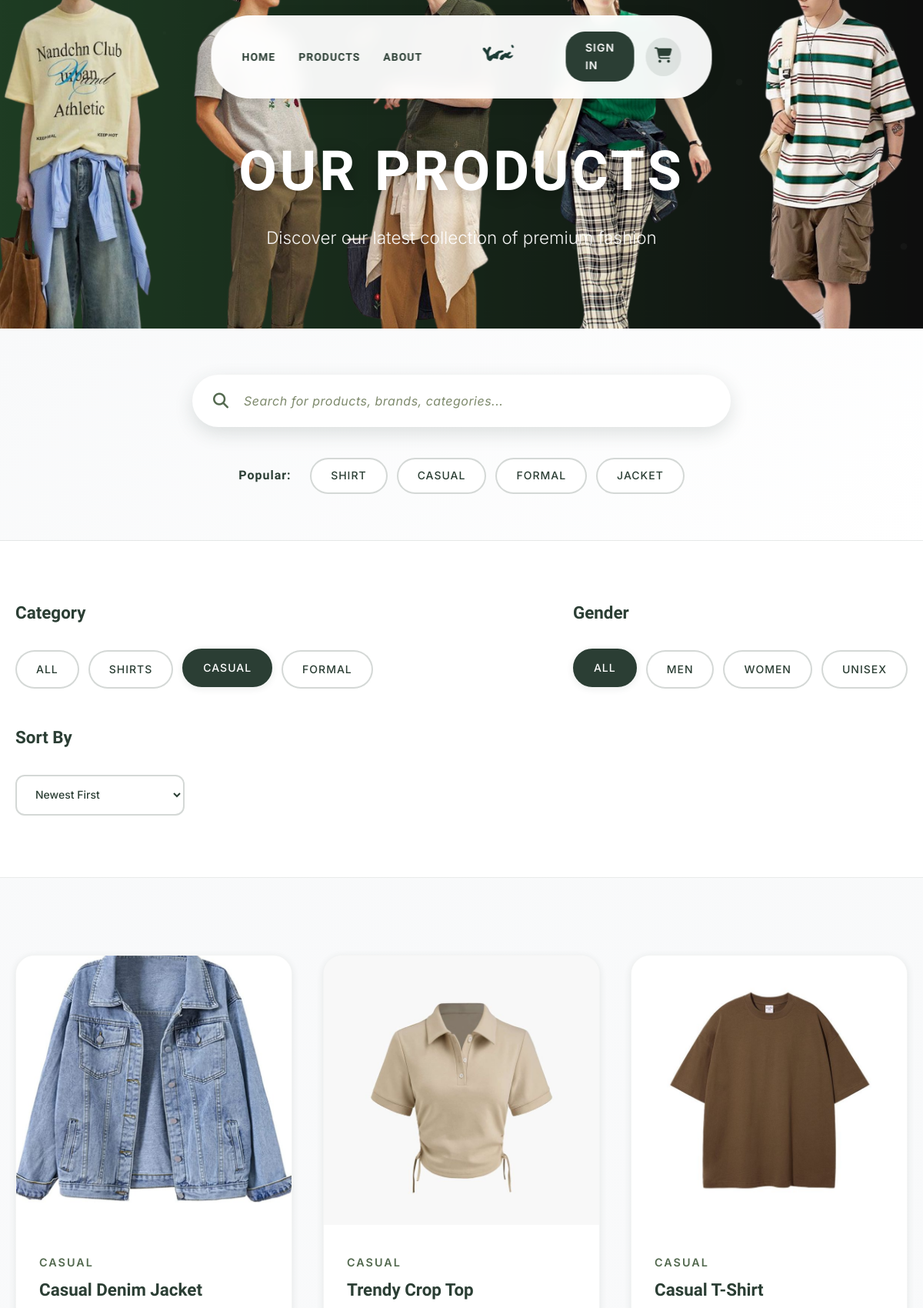
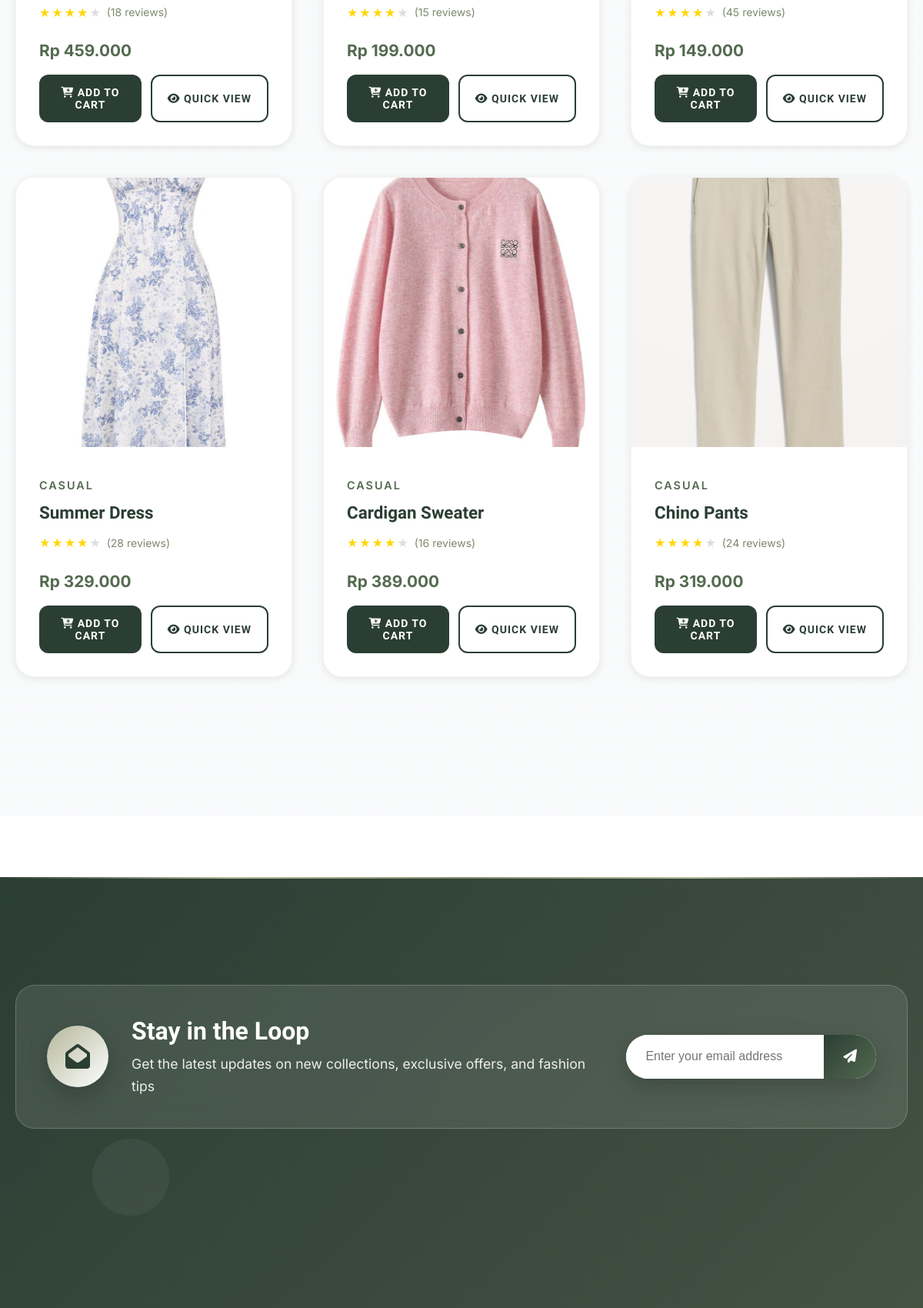
Page /products.php?category=casual (upper part) on the committed database (2 pictures, top to bottom).
### tables this page shows
CREATE TABLE products (
    id INT AUTO_INCREMENT PRIMARY KEY,
    name VARCHAR(100) NOT NULL,
    description TEXT,
    price DECIMAL(10,2) NOT NULL,
    category ENUM('shirts', 'casual', 'formal') NOT NULL,
    gender ENUM('men', 'women', 'unisex') NOT NULL,
    image VARCHAR(255) NOT NULL DEFAULT 'placeholder.jpg',
    stock INT NOT NULL DEFAULT 0,
    rating DECIMAL(2,1) DEFAULT 0.0,
    total_reviews INT DEFAULT 0,
    sizes JSON DEFAULT ('["S", "M", "L", "XL"]'),
    featured BOOLEAN DEFAULT FALSE,
    created_at TIMESTAMP DEFAULT CURRENT_TIMESTAMP,
    updated_at TIMESTAMP DEFAULT CURRENT_TIMESTAMP ON UPDATE CURRENT_TIMESTAMP
);

### classes/Product.php (called while the page is built, shortened)
<?php
class Product {
    private $conn;
    private $table_name = "products";
    public function __construct($db) {
        $this->conn = $db;
    }
    public function getByCategory($category, $limit = null, $sort = 'created_at DESC') {
        $query = "SELECT * FROM " . $this->table_name . " WHERE category = ? AND stock > 0 ORDER BY " . $sort;
        $stmt = $this->conn->prepare($query);
        $stmt->bindParam(1, $category);
        $stmt->execute();
        return $stmt;
    }
}
?>

### products.php (the view, shortened to what this page needs)
<?php
$additional_css = ['products.css'];
require_once 'classes/Product.php';
$database = new Database();
$db = $database->getConnection();
$product = new Product($db);
$category = isset($_GET['category']) ? $_GET['category'] : 'all';
$gender = isset($_GET['gender']) ? $_GET['gender'] : 'all';
$search = isset($_GET['search']) ? trim($_GET['search']) : '';
$sort = isset($_GET['sort']) ? $_GET['sort'] : 'created_at DESC';
if (!empty($search)) {
    $products_result = $product->search($search, $category, $gender, $sort);
} else if ($category != 'all') {
    $products_result = $product->getByCategory($category, null, $sort);
} else if ($gender != 'all') {
    $products_result = $product->getByGender($gender, null, $sort);
} else {
    $products_result = $product->getAll(null, null, $sort);
}
include 'includes/header.php';
?>
<section class="products-header">
    <div class="container">
        <h1>Our Products</h1>
        <p>Discover our latest collection of premium fashion</p>
    </div>
</section>
<section class="search-section">
    <div class="container">
        <div class="search-container">
            <div class="search-box">
                <i class="fas fa-search search-icon"></i>
                <input type="text" id="search-input" placeholder="Search for products, brands, categories..." value="<?php echo htmlspecialchars($search); ?>">
            </div>
        </div>
        <div class="popular-searches">
            <span class="popular-label">Popular:</span>
            <div class="popular-tags">
                <a href="products.php?search=shirt" class="popular-tag">Shirt</a>
                <a href="products.php?search=casual" class="popular-tag">Casual</a>
                <a href="products.php?search=formal" class="popular-tag">Formal</a>
                <a href="products.php?search=jacket" class="popular-tag">Jacket</a>
            </div>
        </div>
    </div>
</section>
<section class="filters-section">
    <div class="container">
        <div class="filters-container">
            <div class="filter-group">
                <h3>Category</h3>
                <div class="filter-options">
                    <a href="products.php?gender=<?php echo $gender; ?>&sort=<?php echo $sort; ?>"
                       class="filter-option <?php echo $category == 'all' ? 'active' : ''; ?>">All</a>
                    <a href="products.php?category=shirts&gender=<?php echo $gender; ?>&sort=<?php echo $sort; ?>"
                       class="filter-option <?php echo $category == 'shirts' ? 'active' : ''; ?>">Shirts</a>
                    <a href="products.php?category=casual&gender=<?php echo $gender; ?>&sort=<?php echo $sort; ?>"
                       class="filter-option <?php echo $category == 'casual' ? 'active' : ''; ?>">Casual</a>
                    <a href="products.php?category=formal&gender=<?php echo $gender; ?>&sort=<?php echo $sort; ?>"
                       class="filter-option <?php echo $category == 'formal' ? 'active' : ''; ?>">Formal</a>
                </div>
            </div>
            <div class="filter-group">
                <h3>Gender</h3>
                <div class="filter-options">
                    <a href="products.php?category=<?php echo $category; ?>&sort=<?php echo $sort; ?>"
                       class="filter-option <?php echo $gender == 'all' ? 'active' : ''; ?>">All</a>
                    <a href="products.php?category=<?php echo $category; ?>&gender=men&sort=<?php echo $sort; ?>"
                       class="filter-option <?php echo $gender == 'men' ? 'active' : ''; ?>">Men</a>
                    <a href="products.php?category=<?php echo $category; ?>&gender=women&sort=<?php echo $sort; ?>"
                       class="filter-option <?php echo $gender == 'women' ? 'active' : ''; ?>">Women</a>
                    <a href="products.php?category=<?php echo $category; ?>&gender=unisex&sort=<?php echo $sort; ?>"
                       class="filter-option <?php echo $gender == 'unisex' ? 'active' : ''; ?>">Unisex</a>
                </div>
            </div>
            <div class="sort-group">
                <h3>Sort By</h3>
                <select id="sort-select" onchange="updateSort()">
                    <option value="created_at DESC" <?php echo $sort == 'created_at DESC' ? 'selected' : ''; ?>>Newest First</option>
                </select>
            </div>
        </div>
    </div>
</section>
<section class="products-section">
    <div class="container">
        <div class="products-grid" id="products-grid">
            <?php
            while ($row = $products_result->fetch(PDO::FETCH_ASSOC)):
            ?>
                <div class="product-card fade-in" data-id="<?php echo $row['id']; ?>" data-name="<?php echo strtolower($row['name']); ?>" data-category="<?php echo $row['category']; ?>">
                    <img src="assets/images/products/<?php echo $row['image']; ?>"
                         alt="<?php echo htmlspecialchars($row['name']); ?>"
                         class="product-image"
                         onclick="quickView(<?php echo $row['id']; ?>)">
                    <div class="product-info">
                        <div class="product-category"><?php echo strtoupper($row['category']); ?></div>
                        <h3 class="product-name"><?php echo htmlspecialchars($row['name']); ?></h3>
                        <div class="product-rating">
                            <div class="stars">
                                <?php
                                $rating = $row['rating'] ?? 0;
                                for ($i = 1; $i <= 5; $i++):
                                ?>
                                    <span class="star <?php echo $i <= $rating ? '' : 'empty'; ?>">★</span>
                                <?php endfor; ?>
                            </div>
                            <span class="rating-text">(<?php echo $row['total_reviews'] ?? 0; ?> reviews)</span>
                        </div>
                        <div class="product-price">Rp <?php echo number_format($row['price'], 0, ',', '.'); ?></div>
                        <div class="product-actions">
                            <button class="btn-add-cart" onclick="addToCart(<?php echo $row['id']; ?>)">
                                <i class="fas fa-cart-plus"></i> Add to Cart
                            </button>
                                <button class="btn-quick-view" onclick="quickView(<?php echo $row['id']; ?>)">
                                    <i class="fas fa-eye"></i> Quick View
                                </button>
                        </div>
                    </div>
                </div>
            <?php endwhile; ?>
        </div>
    </div>
</section>
<?php include 'includes/footer.php'; ?>

### includes/header.php (shortened to what this page needs)
<!DOCTYPE html>
<html lang="id">
<head>
    <link rel="stylesheet" href="assets/css/styles.css">
    <?php if(isset($additional_css)): ?>
        <?php foreach($additional_css as $css): ?>
            <link rel="stylesheet" href="assets/css/<?php echo $css; ?>">
        <?php endforeach; ?>
    <?php endif; ?>
    <link rel="stylesheet" href="https://cdnjs.cloudflare.com/ajax/libs/font-awesome/6.4.0/css/all.min.css">
</head>
<body>
    <nav class="navbar" id="navbar">
        <div class="nav-container">
            <div class="nav-links left">
                <a href="index.php">HOME</a>
                <a href="products.php">PRODUCTS</a>
                <a href="index.php#about">ABOUT</a>
            </div>
            <div class="nav-logo">
                <img src="assets/images/Yarac LOgo.png" alt="Yarac Logo" id="logo">
            </div>
            <div class="nav-auth">
                <?php if(isset($_SESSION['user_id'])): ?>
                    <a href="#" class="sign-in-btn" id="auth-btn" onclick="showProfile()">
                        <i class="fas fa-user-circle"></i>
                        <span><?php echo explode(' ', $_SESSION['user_name'])[0]; ?></span>
                    </a>
                <?php else: ?>
                    <a href="login.php" class="sign-in-btn" id="auth-btn">SIGN IN</a>
                <?php endif; ?>
                <div class="cart-icon" onclick="toggleCart()">
                    <i class="fas fa-shopping-cart"></i>
                </div>
            </div>
        </div>
    </nav>

### includes/footer.php (shortened to what this page needs)
    <footer class="footer">
        <div class="container">
            <div class="footer-newsletter">
                <div class="newsletter-content">
                    <div class="newsletter-icon">
                        <i class="fas fa-envelope-open"></i>
                    </div>
                    <div class="newsletter-text">
                        <h3>Stay in the Loop</h3>
                        <p>Get the latest updates on new collections, exclusive offers, and fashion tips</p>
                    </div>
                    <form class="newsletter-form-footer" id="footer-newsletter-form">
                        <div class="input-group">
                            <input type="email" name="email" placeholder="Enter your email address" required>
                            <button type="submit">
                                <i class="fas fa-paper-plane"></i>
                            </button>
                        </div>
                    </form>
                </div>
            </div>
            <div class="footer-content">
            </div>
            <div class="floating-elements">
                <div class="floating-shape shape-1"></div>
            </div>
        </div>
    </footer>
</body>
</html>

### includes/footer.php (style rules this page uses)
.footer { background: linear-gradient(135deg, var(--forest-green) 0%, var(--cypress) 50%, var(--olive-drab) 100%); color: white; position: relative; overflow: hidden; margin-top: 80px; }
.footer::before { content: ""; position: absolute; top: 0; left: 0; right: 0; height: 2px; background: linear-gradient(90deg, transparent, var(--lichen), var(--moss-green), var(--lichen), transparent); }
.footer-newsletter { background: rgba(255, 255, 255, 0.1); backdrop-filter: blur(20px); border-radius: 25px; padding: 40px; margin: 60px 0; border: 1px solid rgba(255, 255, 255, 0.2); }
.newsletter-content { display: flex; align-items: center; gap: 30px; flex-wrap: wrap; }
.newsletter-icon { width: 80px; height: 80px; background: linear-gradient(135deg, var(--lichen), white); border-radius: 50%; display: flex; align-items: center; justify-content: center; font-size: 2rem; color: var(--forest-green); box-shadow: 0 10px 30px rgba(0, 0, 0, 0.2); animation: pulse 2s infinite; }
.newsletter-text { flex: 1; min-width: 250px; }
.newsletter-text h3 { font-family: "League Spartan", sans-serif; font-size: 2rem; font-weight: 700; margin: 0 0 10px 0; color: white; }
.newsletter-text p { margin: 0; opacity: 0.9; font-size: 1.1rem; }
.newsletter-form-footer { min-width: 300px; }
.input-group { display: flex; background: white; border-radius: 50px; overflow: hidden; box-shadow: 0 10px 30px rgba(0, 0, 0, 0.2); transition: all var(--transition-medium); }
.input-group input { flex: 1; padding: 18px 25px; border: none; outline: none; font-size: 1rem; color: var(--dark-gray); }
.input-group button { background: linear-gradient(135deg, var(--forest-green), var(--olive-drab)); border: none; padding: 18px 25px; color: white; cursor: pointer; font-size: 1.1rem; transition: all var(--transition-medium); min-width: 60px; }
.footer-content { display: grid; grid-template-columns: 2fr 1fr 1fr 1.5fr; gap: 50px; margin-bottom: 50px; padding: 60px 0; }
.floating-elements { position: absolute; top: 0; left: 0; right: 0; bottom: 0; pointer-events: none; overflow: hidden; }
.floating-shape { position: absolute; border-radius: 50%; background: rgba(255, 255, 255, 0.05); animation: float 8s ease-in-out infinite; }
.shape-1 { width: 100px; height: 100px; top: 20%; left: 10%; animation-delay: 0s; }
@media (max-width: 1200px) { .footer-content { grid-template-columns: 1fr 1fr; gap: 40px; } }

### rows in the picture
products: image (picture), category "CASUAL", name "Casual Denim Jacket", total_reviews "18", price "459.000"
products: image (picture), category "CASUAL", name "Trendy Crop Top", total_reviews "15", price "199.000"
products: image (picture), category "CASUAL", name "Casual T-Shirt", total_reviews "45", price "149.000"
products: image (picture), category "CASUAL", name "Summer Dress", total_reviews "28", price "329.000"
products: image (picture), category "CASUAL", name "Cardigan Sweater", total_reviews "16", price "389.000"
products: image (picture), category "CASUAL", name "Chino Pants", total_reviews "24", price "319.000"
